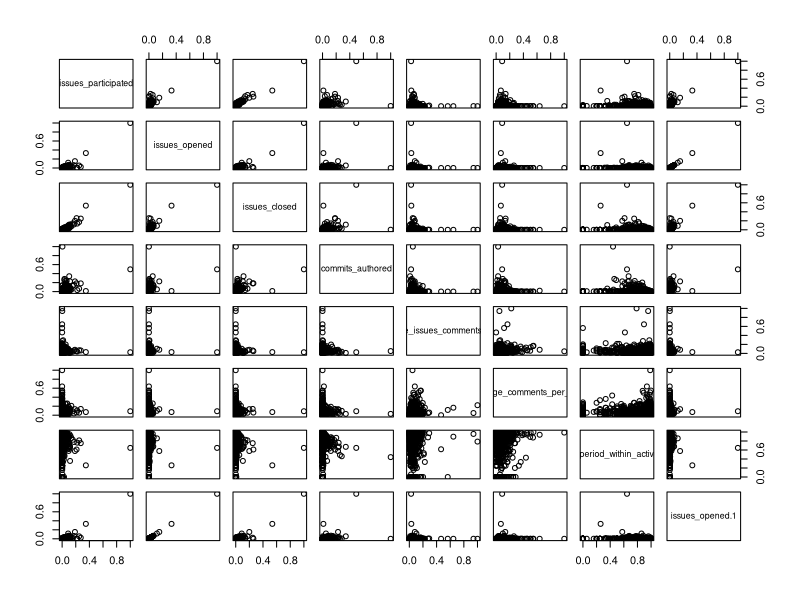
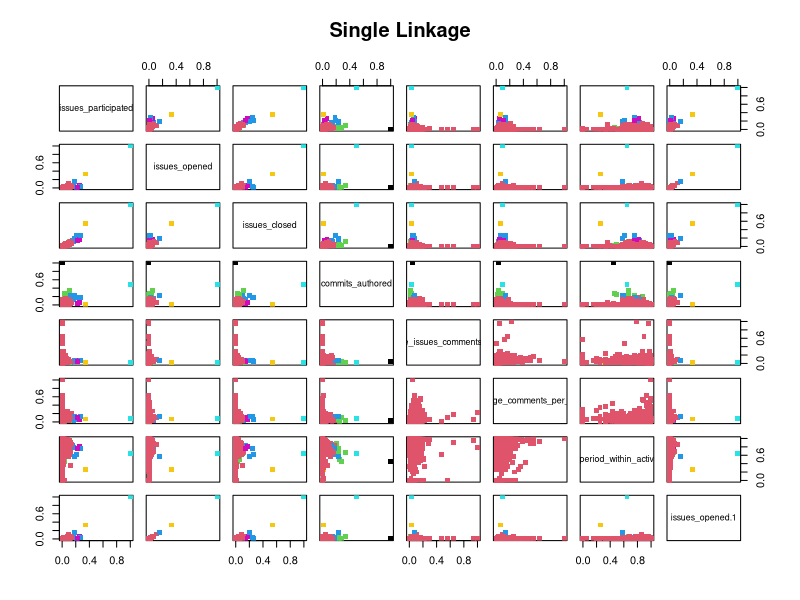
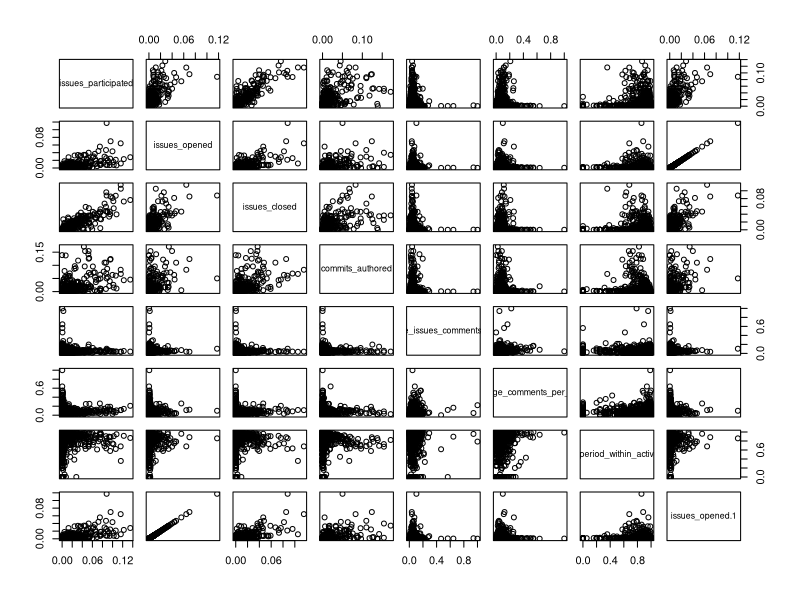
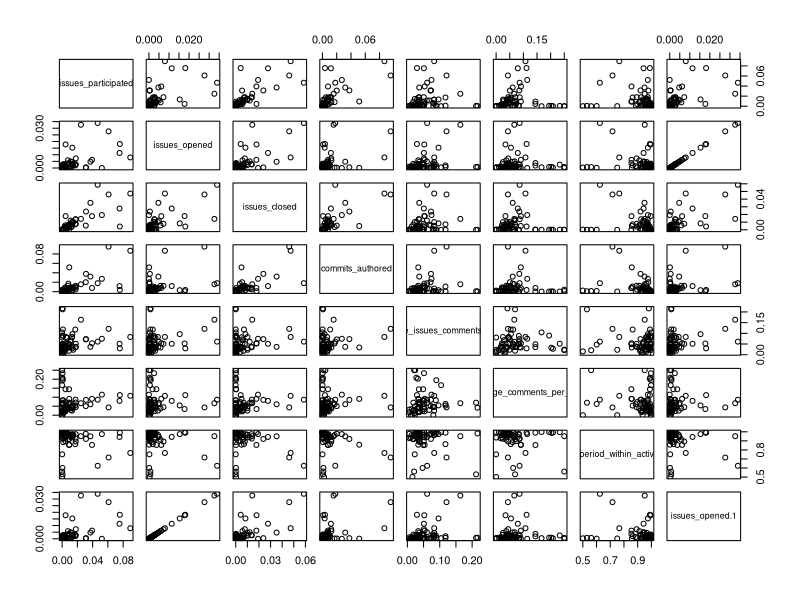
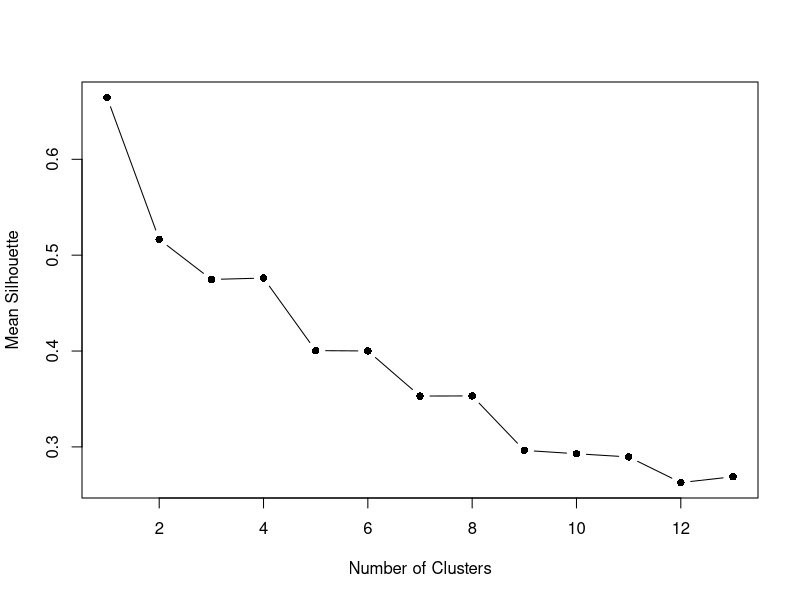
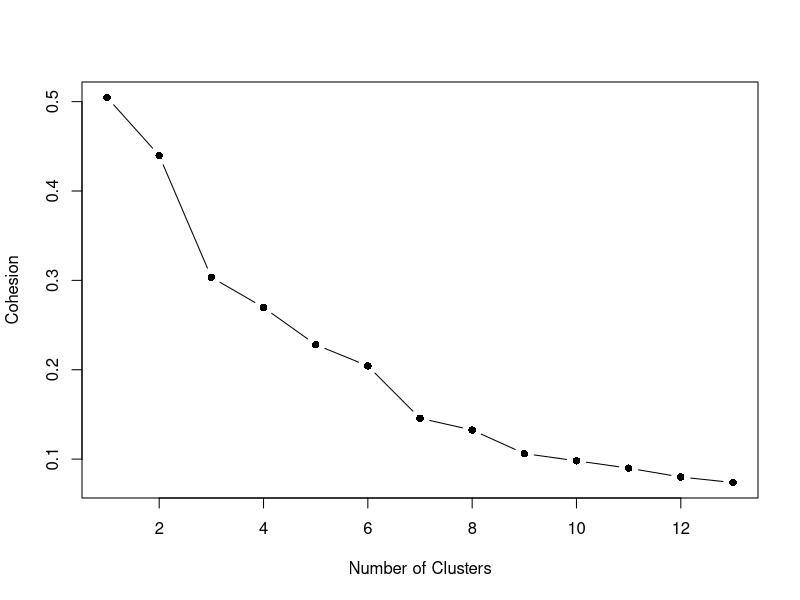
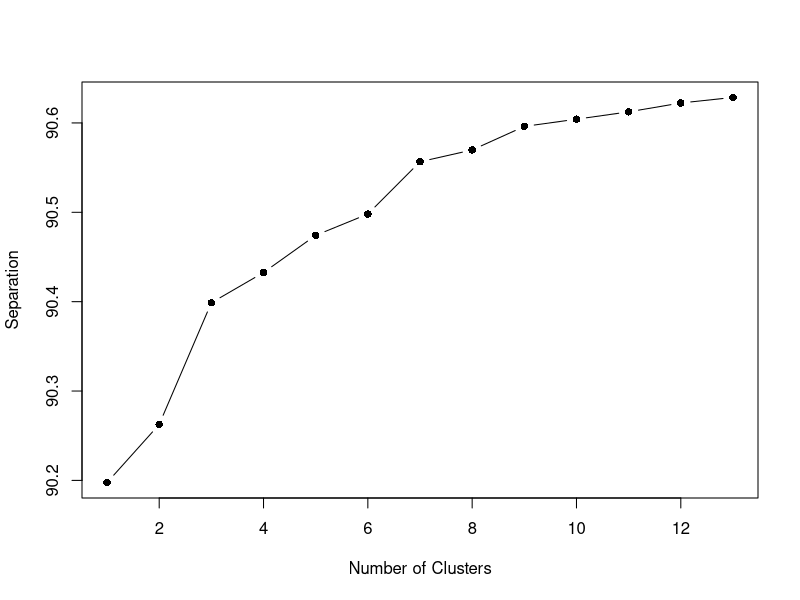
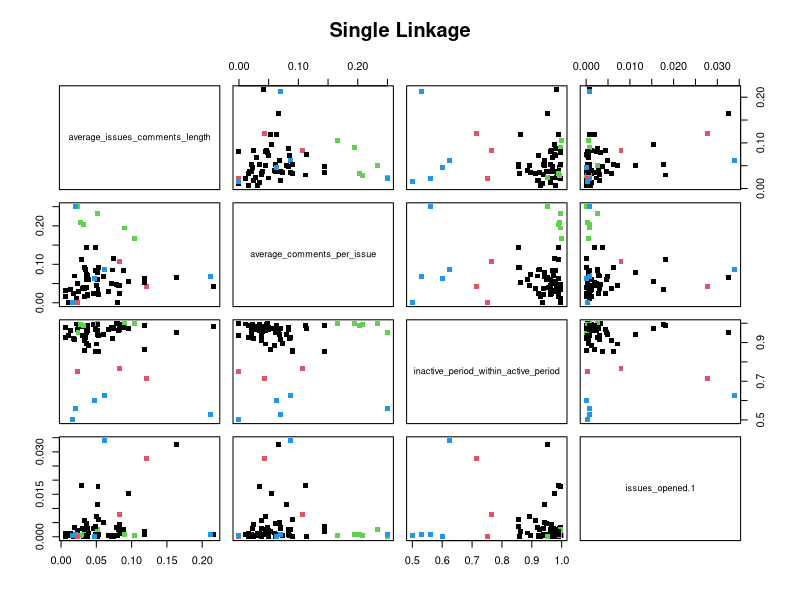

Reproduce these figures in R, in order.
library(cluster)
library(class)
library(MLmetrics)
library(dplyr)
library(tidyr)
library(ggplot2)


Distance <- function(cluster)
{
  # the center of the cluster, mean of all the points
  center <- colMeans(cluster)
  
  # calculate the summed squared error between every point and 
  # the center of that cluster 
  distance <- apply( cluster, 1, function(row)
  {
    sum( ( row - center )^2 )
  }) %>% sum()
  
  return(distance)
}
wss <- function(d) {
  sum(scale(d, scale = FALSE)^2)
}
wrap <- function(i, hc, x) {
  cl <- cutree(hc, i)
  spl <- split(x, cl)
  wss <- sum(sapply(spl, wss))
  wss
}


dataset = read.csv("dataset.csv", sep=';', header = TRUE, na.strings = c("NA"), colClasses = c("character", "character", "numeric", "numeric", "integer", "integer", "integer", "numeric", "numeric", "integer", "integer", "integer", "integer", "integer", "integer", "numeric", "integer", "integer", "integer", "integer", "integer", "integer", "integer", "integer", "integer", "integer", "integer"))

data= as.data.frame(dataset)

#First stage of data process: Missing Values removal
MissingValeus <- na.omit(data)


#Second stage of data process: Exclude 1-day developers
data2 = MissingValeus[!(MissingValeus$activity_period_in_days<=1),]

#Third stage of data process: Exclude short time contributors
data2 = data2[order(data2$activity_period_in_days,decreasing = TRUE),]
data3 = data2[-c(2307:2563),]
data3 = data3[,c('issues_participated',"issues_opened","issues_closed","commits_authored", "average_issues_comments_length", "average_comments_per_issue", "inactive_period_within_active_period", "issues_opened")]

#Fourth stage of data process: Data normalization 
normalized = as.data.frame(lapply(data3, function(x) (x - min(x))/(max(x) - min(x))))

#Metruc for Sepperation
tss = Distance(normalized)
plot(normalized)

#First Cluster experiement
normalized_euclidean = dist(normalized[1:4], method = "euclidean")
normalized_euclidean_hc_complete = hclust(normalized_euclidean, method = "complete")
normalized_euclidean_clusters = cutree(normalized_euclidean_hc_complete, k = 7)
plot(normalized, col = normalized_euclidean_clusters, pch = 15, main = "Single Linkage")


cluster_data = (normalized_euclidean_clusters == 2)
cluster_data = rbind((which(cluster_data == TRUE)))
deep_normalized = normalized[cluster_data,]
plot(deep_normalized)

#Second Cluater only in first experiementy's second cluster 
deep_normalized_euclidean = dist(deep_normalized[1:4], method = "euclidean")
deep_normalized_euclidean_hc_complete = hclust(deep_normalized_euclidean, method = "complete")
deep_normalized_euclidean_clusters = cutree(deep_normalized_euclidean_hc_complete, k = 7)

#New dataset that only contains Devs
ops_clusters = (normalized_euclidean_clusters == 6)
ops_clusters2 = (deep_normalized_euclidean_clusters == 3)
ops_clusters3 = (deep_normalized_euclidean_clusters == 4)
ops_cluster_data = rbind(ops_clusters, ops_clusters2, ops_clusters3)
ops_cluster_data = rbind((which(ops_cluster_data == TRUE)))
ops_normalized = normalized[ops_cluster_data,]
plot(ops_normalized)
ops_normalized = na.omit(ops_normalized)

ops_normalized_euclidean = dist(ops_normalized[5:8], method = "euclidean")
ops_normalized_euclidean_hc_complete = hclust(ops_normalized_euclidean, method = "complete")

ops_normalized_euclidean_silhouette = c()
ops_normalized_euclidean_cohesion= c()
ops_normalized_euclidean_seperation= c()
for (i in 2:14){
  ops_normalized_euclidean_clusters = cutree(ops_normalized_euclidean_hc_complete, k = i)
  ops_normalized_euclidean_silhouette[i-1] = mean(silhouette(ops_normalized_euclidean_clusters, ops_normalized_euclidean)[, 3])
  ops_normalized_euclidean_cohesion[i-1] = wrap(i, ops_normalized_euclidean_hc_complete, ops_normalized[5:8])
  ops_normalized_euclidean_seperation[i-1] = tss - ops_normalized_euclidean_cohesion[i-1]  
  
}
#Metrics for number of clusters decision
plot(ops_normalized_euclidean_silhouette, type = "b",pch=c(16), xlab="Number of Clusters", ylab="Mean Silhouette" )
plot(ops_normalized_euclidean_cohesion, type = "b",pch=c(16), xlab="Number of Clusters", ylab="Cohesion" )
plot(ops_normalized_euclidean_seperation, type = "b",pch=c(16), xlab="Number of Clusters", ylab="Separation" )

ops_normalized_euclidean_clusters = cutree(ops_normalized_euclidean_hc_complete, k = 4)
plot(ops_normalized[5:8], col = ops_normalized_euclidean_clusters, pch = 15, main = "Single Linkage")

boxplot(ops_normalized$inactive_period_within_active_period ~ ops_normalized_euclidean_clusters, xlab='Cluster', ylab='inactive_period_within_active_period')
boxplot(ops_normalized$average_comments_per_issue ~ ops_normalized_euclidean_clusters, xlab='Cluster', ylab='average_comments_per_issue')
boxplot(ops_normalized$average_issues_comments_length ~ ops_normalized_euclidean_clusters, xlab='Cluster', ylab='average_issues_comments_length')
boxplot(ops_normalized$issues_opened ~ ops_normalized_euclidean_clusters, xlab='Cluster', ylab='issues_opened')
